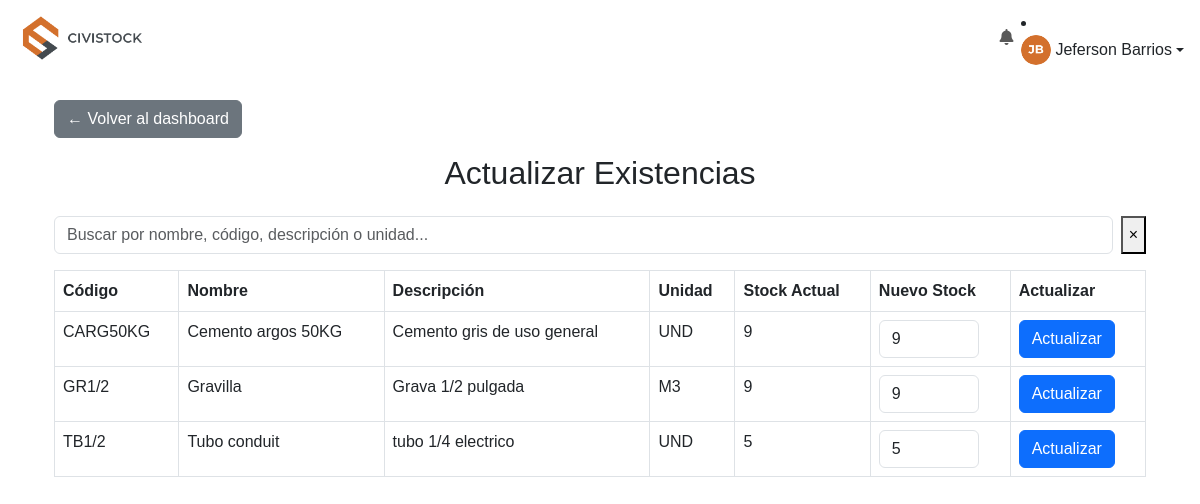
Screenshot of /almacenista/actualizar-existencias (signed in) with the database file from the repository.
### models.py (models this page shows, shortened)
class User(db.Model):
    __tablename__ = 'user'
    id = db.Column(db.Integer, primary_key=True)
    username = db.Column(db.String(80), unique=True, nullable=False)
    nombre = db.Column(db.String(120), nullable=False)
    password = db.Column(db.String(200), nullable=False)
    rol = db.Column(db.String(20), nullable=False)
    foto = db.Column(db.String(120), nullable=True, default='default.jpg')

class Material(db.Model):
    __tablename__ = 'material'
    id = db.Column(db.Integer, primary_key=True)
    codigo = db.Column(db.String(50), unique=True, nullable=False)
    nombre = db.Column(db.String(100), nullable=False)
    descripcion = db.Column(db.String(200))
    stock = db.Column(db.Float, default=0)
    stock_minimo = db.Column(db.Integer, default=0)
    unidad = db.Column(db.String(50))
    en_devolucion = db.Column(db.Float, default=0)
    movimientos = db.relationship('Movimiento', backref='material', lazy=True)

### almacenista_routes.py (the view, shortened to what this page needs)
@almacenista_bp.route('/actualizar-existencias')
def actualizar_existencias():
    query = request.args.get('q', '').strip()
    materiales = Material.query
    materiales = materiales.order_by(Material.nombre).all()
    return render_template('Almacenista/actualizar_existencias.html', materiales=materiales)

### utils.py (called while the page is built)
def formatear_numero(value):
    try:
        num = float(value)
        if num.is_integer():
            return int(num)
        return num
    except (ValueError, TypeError):
        return value

def obtener_materiales_bajo_stock():
    return Material.query.filter(Material.stock <= Material.stock_minimo).all()

### templates/Almacenista/actualizar_existencias.html (shortened to what this page needs)
{% extends 'base.html' %}
{% block content %}
<div class="container mt-4">
    <a href="{{ url_for('almacenista.dashboard') }}" class="btn btn-secondary mb-3">← Volver al dashboard</a>
    <h2 class="text-center mb-4">Actualizar Existencias</h2>
<div class="form-busqueda mb-3 d-flex input-clearable">
    <input
        type="text"
        id="busquedaMateriales"
        class="form-control me-2"
        placeholder="Buscar por nombre, código, descripción o unidad..."
    >
    <button type="button" class="clear-btn" id="clearSearch">&times;</button>
</div>
    <table class="table table-bordered table-hover">
        <thead class="thead-light">
            <tr>
                <th>Código</th>
                <th>Nombre</th>
                <th>Descripción</th>
                <th>Unidad</th>
                <th>Stock Actual</th>
                <th>Nuevo Stock</th>
                <th>Actualizar</th>
            </tr>
        </thead>
        <tbody>
            {% for material in materiales %}
            <tr>
                <td>{{ material.codigo }}</td>
                <td>{{ material.nombre }}</td>
                <td>{{ material.descripcion }}</td>
                <td>{{ material.unidad }}</td>
                <td>{{ material.stock|formatear_numero }}</td>
                <td>
                    <form method="POST" action="{{ url_for('almacenista.actualizar_existencia_individual', material_id=material.id) }}" class="form-inline">
                        <input type="number" name="nuevo_stock" value="{{ material.stock|formatear_numero }}" step="any" class="form-control" style="width: 100px;" required>
                </td>
                <td>
                        <button type="submit" class="btn btn-primary">Actualizar</button>
                </td>
            </tr>
            {% endfor %}
        </tbody>
    </table>
</div>
{% endblock %}

### templates/base.html (shortened to what this page needs)
<!DOCTYPE html>
<html lang="es">
<head>
    <link href="https://cdn.jsdelivr.net/npm/bootstrap@5.3.0/dist/css/bootstrap.min.css" rel="stylesheet">
    <link href="https://cdnjs.cloudflare.com/ajax/libs/font-awesome/6.5.0/css/all.min.css" rel="stylesheet">
    <link rel="stylesheet" href="{{ url_for('static', filename='style.css') }}">
</head>
<body>
    <nav class="navbar navbar-expand-lg navbar-white bg-white px-3">
        <a class="navbar-brand" href="{{ url_for(user_role.lower() + '.dashboard') }}">
            <img src="{{ url_for('static', filename='civistockresponsive.png') }}" alt="Logo" height="50">
        </a>
        <div class="collapse navbar-collapse" id="menuNav">
<ul class="navbar-nav">
    <li class="nav-item dropdown">
        <a class="nav-link position-relative" href="#" id="notifDropdown" role="button" data-bs-toggle="dropdown" aria-expanded="false">
            <i class="fas fa-bell"></i>
        </a>
    </li>
</ul>
                <li class="nav-item dropdown">
                    <a class="nav-link dropdown-toggle d-flex align-items-center" href="#" role="button" data-bs-toggle="dropdown">
                        <img src="{{ url_for('static', filename='uploads/' + (user_photo or 'default.jpg')) }}" alt="Foto" width="30" height="30" class="rounded-circle me-1">
                        {{ user_name }}
                    </a>
                </li>
        </div>
    </nav>
    <div class="container my-4">
        {% block content %}{% endblock %}
    </div>

### static/style.css (style rules this page uses)
body, html { margin: 0; padding: 0; height: 100%; font-family: 'Montserrat', sans-serif; }

### rows the page displays
User: nombre "Jeferson Barrios"
Material: codigo "CARG50KG", nombre "Cemento argos 50KG", descripcion "Cemento gris de uso general", unidad "UND", stock "9", nuevo_stock "9"
Material: codigo "GR1/2", nombre "Gravilla", descripcion "Grava 1/2 pulgada", unidad "M3", stock "9", nuevo_stock "9"
Material: codigo "TB1/2", nombre "Tubo conduit", descripcion "tubo 1/4 electrico", unidad "UND", stock "5", nuevo_stock "5"
